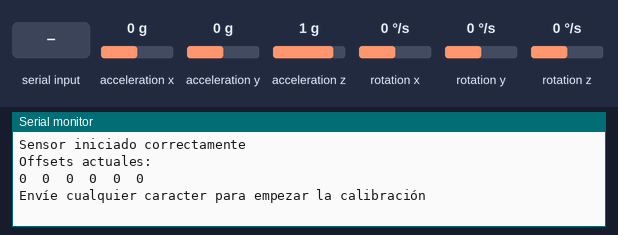
The sketch below on a simulated ESP32. Shown: the last lines printed to the serial monitor. The inputs (shaded band) are chosen by the test bench; at power-on: acceleration x 0 g, acceleration y 0 g, acceleration z 1 g, rotation x 0 °/s, rotation y 0 °/s, rotation z 0 °/s.

Above: at 0.8 s.
0.9 s: "d" received over Serial
At 1.14 s:
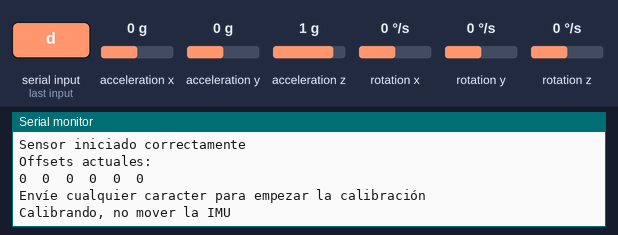
2.7 s: acceleration x set to -1.4 g
At 2.95 s:
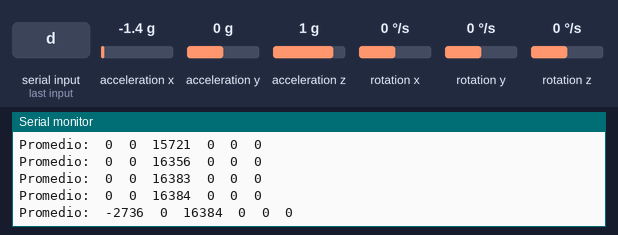
4.2 s: acceleration y set to -1.4 g
At 4.4 s:
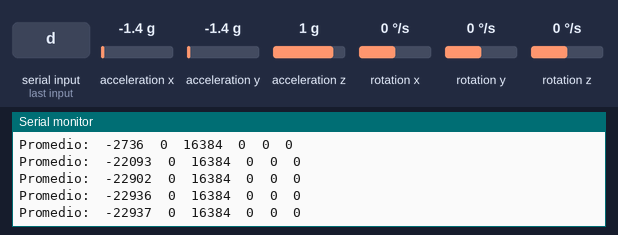
5.7 s: acceleration z set to -1.4 g
At 5.85 s:
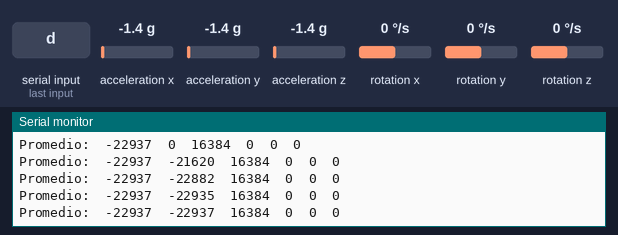
7.2 s: rotation x set to -192 °/s
At 7.3 s:
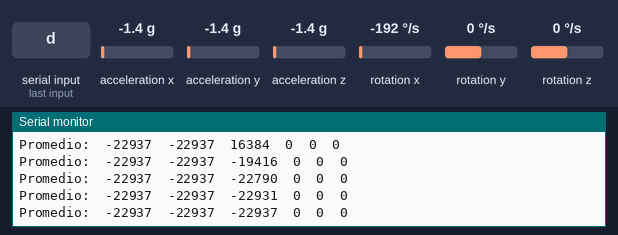
8.7 s: rotation y set to -192 °/s
At 8.75 s:
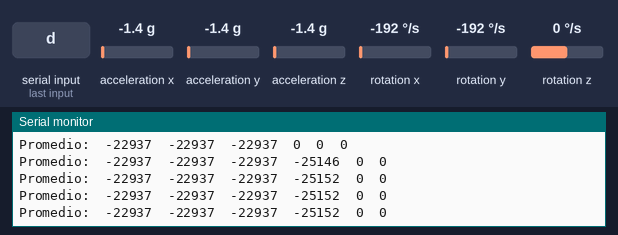
Timing chart, 0 to 11.2 s (numbered marks = the images above; inputs shaded):
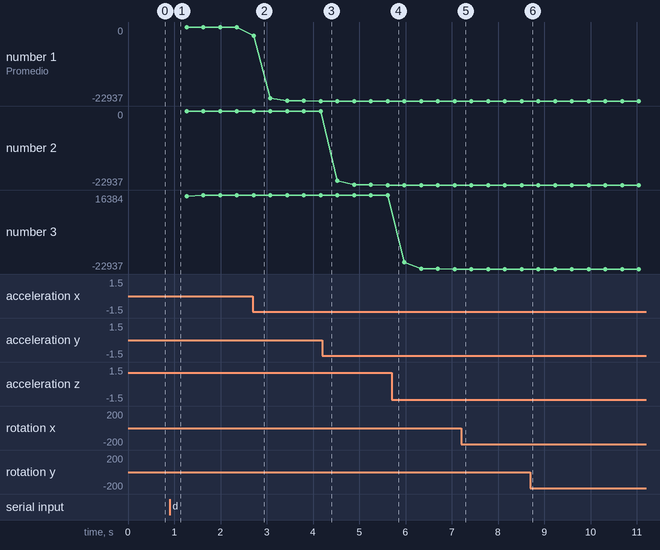

The sketch:

mpu6050codigocalibrar.ino
```cpp
/*
 * Lectura y autocorrección de offsets del MPU‑6050 con ESP32
 * SDA → GPIO 21
 * SCL → GPIO 22
 */

#include <Wire.h>
#include <I2Cdev.h>
#include <MPU6050.h>

MPU6050 sensor;  // Dirección por defecto 0x68

int16_t ax, ay, az;
int16_t gx, gy, gz;

long fAx, fAy, fAz;
long fGx, fGy, fGz;
int16_t pAx, pAy, pAz;
int16_t pGx, pGy, pGz;

int counter = 0;

int16_t axOff, ayOff, azOff;
int16_t gxOff, gyOff, gzOff;

void setup() {
  Serial.begin(115200);
  Wire.begin(21, 22);  // SDA = 21, SCL = 22 en ESP32

  sensor.initialize();
  if (sensor.testConnection()) {
    Serial.println("Sensor iniciado correctamente");
  } else {
    Serial.println("Error al iniciar el sensor");
  }

  // Leer offsets actuales
  axOff = sensor.getXAccelOffset();
  ayOff = sensor.getYAccelOffset();
  azOff = sensor.getZAccelOffset();
  gxOff = sensor.getXGyroOffset();
  gyOff = sensor.getYGyroOffset();
  gzOff = sensor.getZGyroOffset();

  Serial.println("Offsets actuales:");
  Serial.print(axOff); Serial.print('\t');
  Serial.print(ayOff); Serial.print('\t');
  Serial.print(azOff); Serial.print('\t');
  Serial.print(gxOff); Serial.print('\t');
  Serial.print(gyOff); Serial.print('\t');
  Serial.println(gzOff);

  Serial.println("\nEnvíe cualquier caracter para empezar la calibración\n");
  while (!Serial.available());
  Serial.read();  // descartar carácter
  Serial.println("Calibrando, no mover la IMU");
}

void loop() {
  sensor.getAcceleration(&ax, &ay, &az);
  sensor.getRotation(&gx, &gy, &gz);

  // Filtro IIR simple
  fAx = fAx - (fAx >> 5) + ax;   pAx = fAx >> 5;
  fAy = fAy - (fAy >> 5) + ay;   pAy = fAy >> 5;
  fAz = fAz - (fAz >> 5) + az;   pAz = fAz >> 5;

  fGx = fGx - (fGx >> 3) + gx;   pGx = fGx >> 3;
  fGy = fGy - (fGy >> 3) + gy;   pGy = fGy >> 3;
  fGz = fGz - (fGz >> 3) + gz;   pGz = fGz >> 3;

  // Recalibrar cada 100 lecturas
  if (counter == 100) {
    Serial.print("Promedio:\t");
    Serial.print(pAx); Serial.print('\t');
    Serial.print(pAy); Serial.print('\t');
    Serial.print(pAz); Serial.print('\t');
    Serial.print(pGx); Serial.print('\t');
    Serial.print(pGy); Serial.print('\t');
    Serial.println(pGz);

    // Ajuste fino de offsets
    axOff += (pAx > 0) ? -1 : 1;
    ayOff += (pAy > 0) ? -1 : 1;
    azOff += ((pAz - 16384) > 0) ? -1 : 1;

    gxOff += (pGx > 0) ? -1 : 1;
    gyOff += (pGy > 0) ? -1 : 1;
    gzOff += (pGz > 0) ? -1 : 1;

    sensor.setXAccelOffset(axOff);
    sensor.setYAccelOffset(ayOff);
    sensor.setZAccelOffset(azOff);
    sensor.setXGyroOffset(gxOff);
    sensor.setYGyroOffset(gyOff);
    sensor.setZGyroOffset(gzOff);

    counter = 0;
  }

  counter++;
}
```

Measured:
- after the input at 0.9 s, the serial monitor: prints a new line at once (image 1)
- after the input at 2.7 s, the serial monitor: prints a new line at once (image 2)
- plotted number 1: 0 → -22937 after the input at 2.7 s
